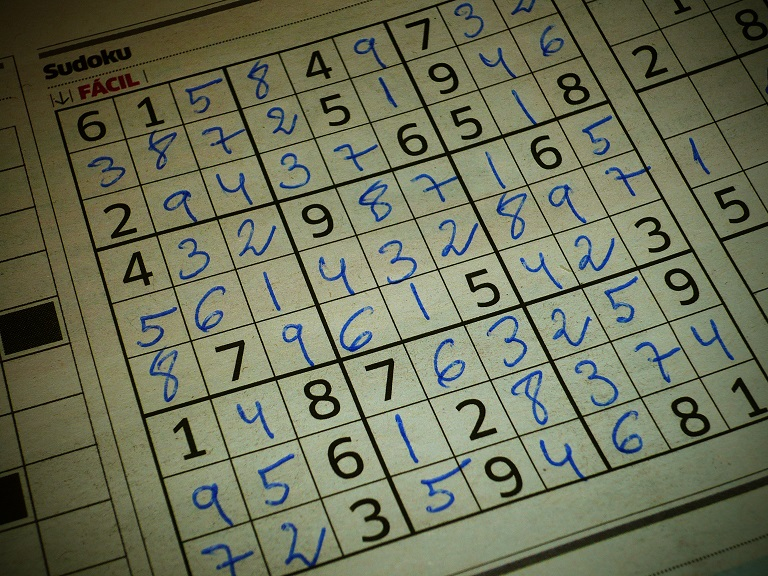
#> input picture images/soduku.jpg, 768 x 576 px
$ jupyter execute '04 Hough Lines, Circles.ipynb'   (shell and % lines are left out)
#> lines starting #> are read from the running program, lines starting #| are printed output that depends on the picture; after the words box and inside, x2 and y2 are one past the last pixel; in counts of white or black regions, pixels touching at a corner belong together
[cell 1]
# Hough Lines
# To get the hough lines, we convert the image to gray scale,
# Followed by getting the edges
# Then using the cv2.HoughLinesP (P for probabilistic)
# We get the values x1, y1, x2, y2 which we use to draw a line in the image

[cell 2]
import cv2
import numpy as np
import matplotlib.pyplot as plt

img = cv2.imread('../images/soduku.jpg')
#> img is the input picture: shape (576, 768, 3); mean B, G, R 88.5, 112.9, 108.9
gray = cv2.cvtColor(img, cv2.COLOR_BGR2GRAY)

# We blur the image a little bit to get rid of noisy areas
img = cv2.GaussianBlur(img, ksize=(3,3), sigmaX=0)

# cv2.Canny(image, lower threshold, higher threshold)
edges = cv2.Canny(img, 170, 200)
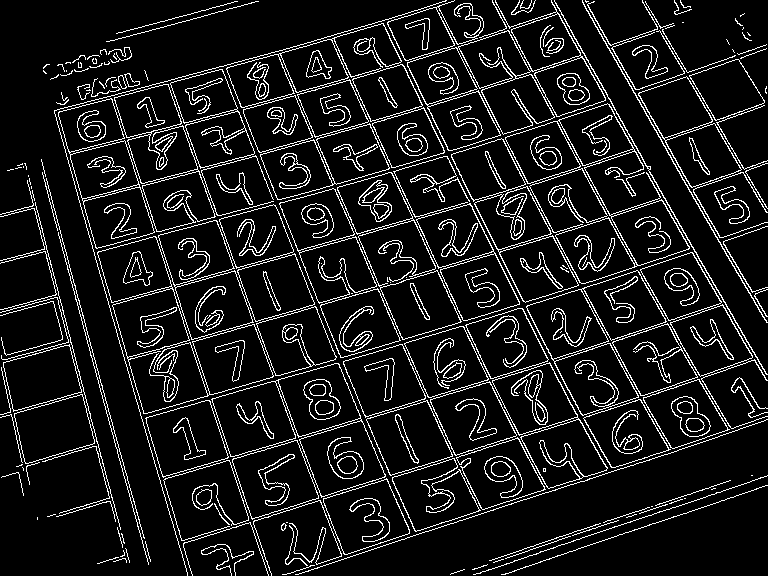
#> edges: shape (576, 768); 10.1% white in thin lines or dots


# cv2.HoughLinesP(image, rho, theta, threshold[, lines[, minLineLength[, maxLineGap]]])
lines = cv2.HoughLinesP(edges, 1, np.pi/180, 225, maxLineGap=150, minLineLength=350)
#> lines = 30 rows, first 6: [295, 574, 717, 437], [146, 25, 339, 556], [108, 495, 755, 297], [126, 562, 757, 357], [492, 2, 761, 487], [437, 6, 694, 510]

img_lines = img.copy()

for line in lines:
    # Return all line segments as an array of arrays
    x1, y1, x2, y2 = line[0]
    # Draw a line from (x1,y1) to (x2,y2) with Green color (0,255,0) and line thickness of 3
    cv2.line(img_lines, (x1,y1), (x2,y2), (0, 255, 0), 3)
#> this loop made 30 passes
#> (x1, y1, x2, y2) on passes 1 to 12: (295, 574, 717, 437), (146, 25, 339, 556), (108, 495, 755, 297), (126, 562, 757, 357), (492, 2, 761, 487), (437, 6, 694, 510), (97, 55, 248, 520), (54, 111, 187, 575), (328, 36, 565, 543), (551, 2, 766, 374), (1, 338, 722, 131), (7, 395, 751, 181)
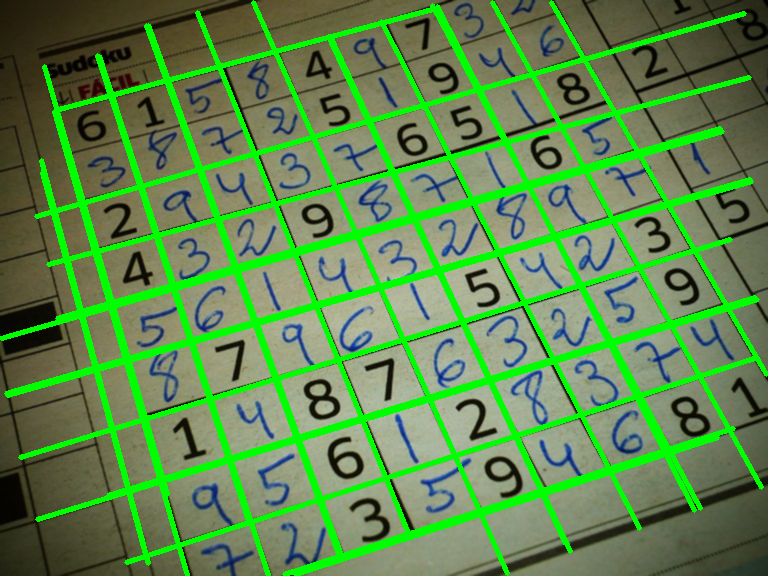
#> img_lines: shape (576, 768, 3); mean B, G, R 76.1, 137.5, 92.7


plt.figure(figsize=(70,20))
plt.subplot(311)
plt.imshow(cv2.cvtColor(img, cv2.COLOR_BGR2RGB), cmap='gray'), plt.xticks([]), plt.yticks([])

plt.subplot(312)
plt.imshow(edges, cmap='gray'), plt.xticks([]), plt.yticks([])

plt.subplot(313)
plt.imshow(img_lines, cmap='gray'), plt.xticks([]), plt.yticks([])
plt.show()
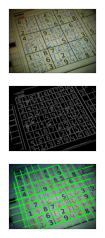
#> figure drawn by matplotlib, 3 panels; B, G, R data is drawn as R, G, B

[cell 3]
# Another sample

img = cv2.imread('../images/road.jpg')
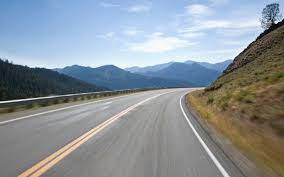
#> input picture images/road.jpg, 284 x 177 px
#> img is the input picture: shape (177, 284, 3); mean B, G, R 154.2, 147.6, 139.1
gray = cv2.cvtColor(img, cv2.COLOR_BGR2GRAY)
#> gray: shape (177, 284)

# We blur the image a little bit to get rid of noisy areas
#img = cv2.GaussianBlur(img, ksize=(3,3), sigmaX=0)

# cv2.Canny(image, lower threshold, higher threshold)
edges = cv2.Canny(img, 175, 200)
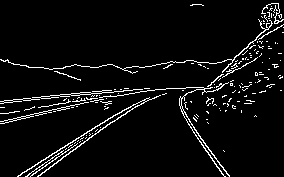
#> edges: shape (177, 284); 5.3% white in thin lines or dots

img_lines = img.copy()

plt.figure(figsize=(500,10))
plt.subplot(211)
plt.imshow(gray, cmap='gray'), plt.xticks([]), plt.yticks([])

plt.subplot(212)
plt.imshow(edges, cmap='gray'), plt.xticks([]), plt.yticks([])
plt.show()

[cell 4]
# cv2.HoughLinesP(image, rho, theta, threshold[, lines[, minLineLength[, maxLineGap]]])
lines = cv2.HoughLinesP(edges, 1, np.pi/180, 50, maxLineGap=10)
#> lines = 26 rows, first 6: [17, 176, 133, 104], [155, 89, 189, 87], [0, 101, 149, 88], [37, 176, 121, 115], [0, 121, 147, 90], [0, 113, 96, 96]

for i, line in enumerate(lines):
    # Return all line segments as an array of arrays
    x1, y1, x2, y2 = line[0]

    # Draw lines only on the bottom half of the image
    if y1 > 100 and y2 > 100:
        # Draw a line from (x1,y1) to (x2,y2) with Green color (0,255,0) and line thickness of 3
        cv2.line(img_lines, (x1,y1), (x2,y2), (0, 255, 0), 3)
#> this loop made 26 passes
#> (x1, y1, x2, y2) on passes 1 to 12: (17, 176, 133, 104), (155, 89, 189, 87), (0, 101, 149, 88), (37, 176, 121, 115), (0, 121, 147, 90), (0, 113, 96, 96), (4, 100, 124, 88), (68, 149, 85, 138), (202, 93, 275, 17), (224, 60, 255, 59), (25, 176, 70, 145), (88, 138, 145, 101)
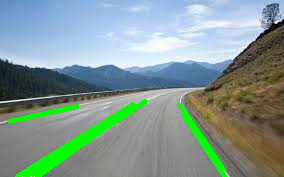
#> img_lines: shape (177, 284, 3); 5.12% of pixels changed, all inside (x1, y1, x2, y2) = (7, 99, 227, 177)

plt.imshow(cv2.cvtColor(img_lines, cv2.COLOR_BGR2RGB))
plt.xticks([]), plt.yticks([])
plt.show()

[cell 5]
# Hough Circles

img = cv2.imread('../images/marbles.jpg')
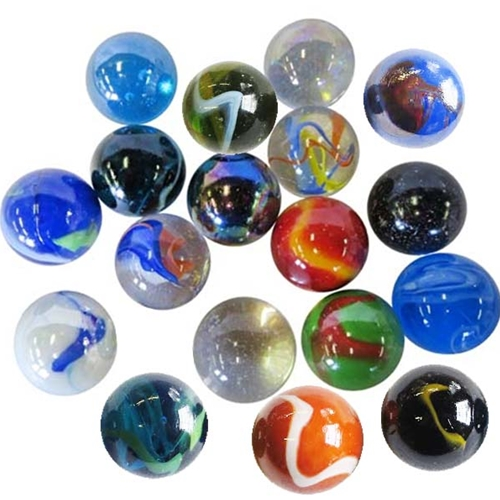
#> input picture images/marbles.jpg, 500 x 500 px
#> img is the input picture: shape (500, 500, 3); mean B, G, R 181.4, 173.7, 171.5
img = cv2.medianBlur(img,5)
c_img = img.copy()
gray = cv2.cvtColor(img, cv2.COLOR_BGR2GRAY)
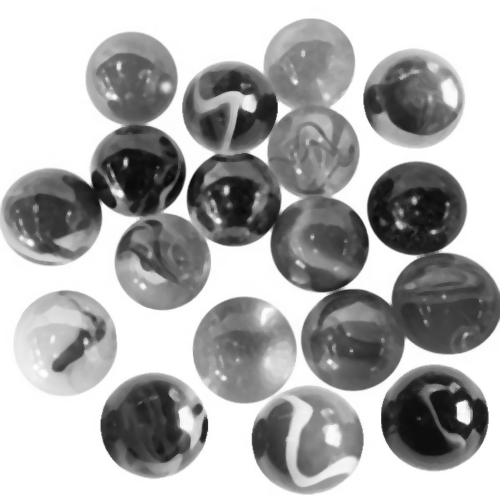
#> gray: shape (500, 500); min 7, max 255, mean 173.5
edge = cv2.Canny(gray, 100, 160)
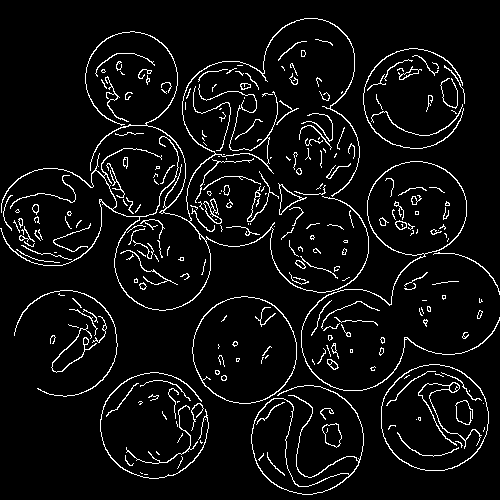
#> edge: shape (500, 500); 5.8% white in thin lines or dots

# HoughCircles(image, method, dp, minDist[, circles[, param1[, param2[, minRadius[, maxRadius]]]]])
circles = cv2.HoughCircles(edge, cv2.HOUGH_GRADIENT,1,50, param1=50,param2=70,minRadius=5)
#> circles = 17 rows, first 8: [434.5, 417.5, 52.2], [353.5, 339.5, 51.8], [161.5, 261.5, 47.8], [414.5, 99.5, 50.3], [230.5, 107.5, 47.8], [310.5, 439.5, 53.9], [416.5, 207.5, 48.6], [246.5, 349.5, 52.9]

#Retuns center coordinates x, y, and the radius of the circle
circles = np.uint16(np.around(circles))
#> circles = 17 rows, first 8: [434, 418, 52], [354, 340, 52], [162, 262, 48], [414, 100, 50], [230, 108, 48], [310, 440, 54], [416, 208, 49], [246, 350, 53]

for i in circles[0,:]:
    # draw the outer circle
    cv2.circle(c_img,(i[0],i[1]),i[2],(0,255,0),2)
    # draw the center of the circle
    cv2.circle(c_img,(i[0],i[1]),2,(0,0,255),3)
#> this loop made 17 passes
#> i on passes 1 to 12: [434, 418, 52], [354, 340, 52], [162, 262, 48], [414, 100, 50], [230, 108, 48], [310, 440, 54], [416, 208, 49], [246, 350, 53], [136, 170, 48], [132, 78, 46], [150, 426, 52], [318, 244, 49]
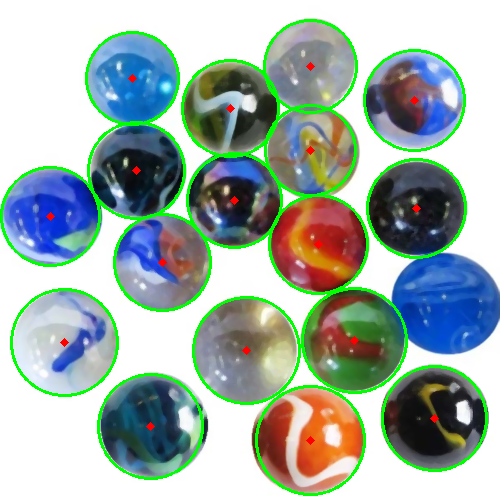
#> c_img: shape (500, 500, 3); mean B, G, R 169.4, 177.3, 160.5


plt.figure(figsize=(10,10))
plt.imshow(cv2.cvtColor(c_img, cv2.COLOR_BGR2RGB)), plt.xticks([]), plt.yticks([])
plt.show()
